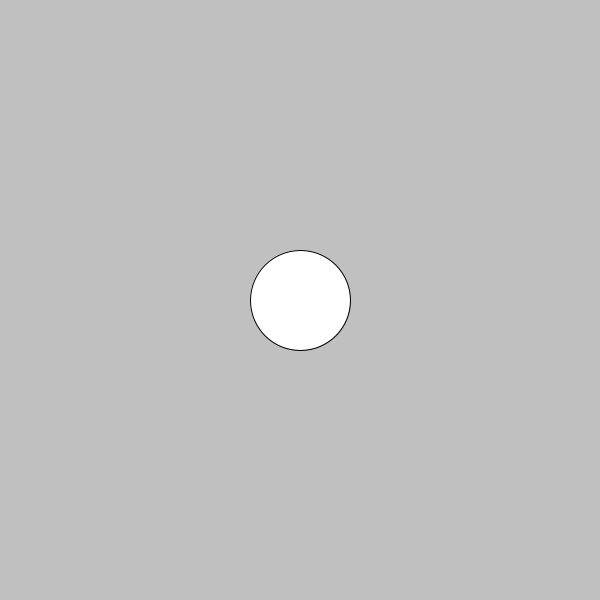
Frame 1 (no input)
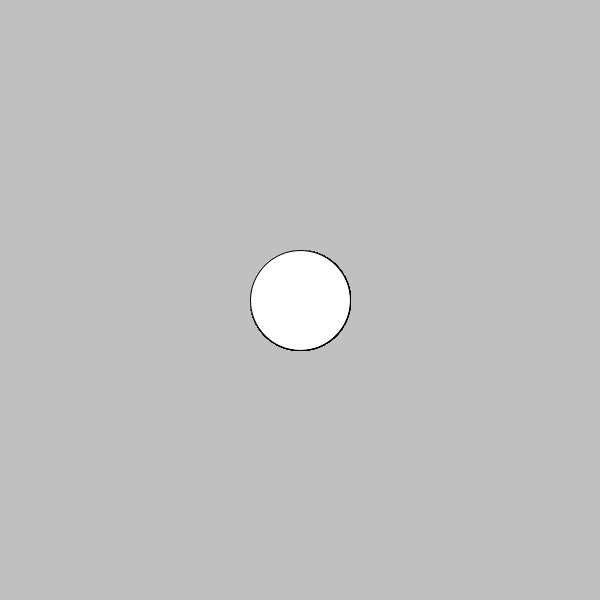
Frame 60 (the mouse pressed at the canvas centre just before this capture)
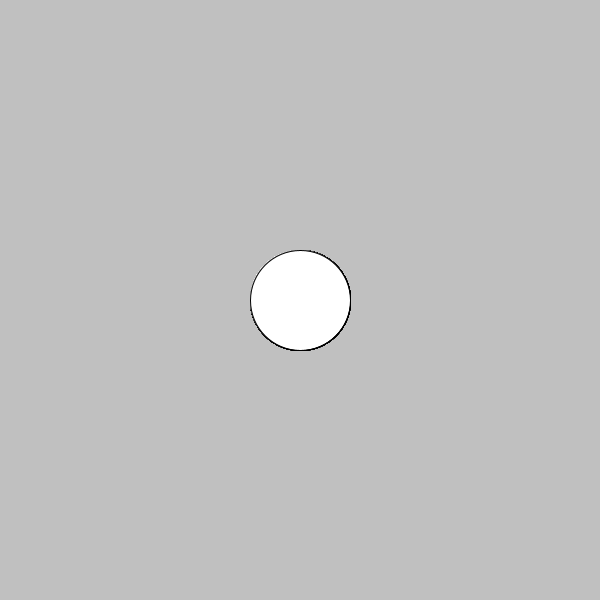
Frame 120 (the mouse held since frame 60 and released just before this capture)

The Processing sketch that drew these frames (run headless with seeded random() and noise(); from frame 60 on, the mouse is pressed at the canvas centre):

// Processing sketch: Click_and_hunt
// ── Click_and_hunt.pde
float x, y, a;

void setup(){
size (600,600);
background(192);

x = random(600.0);
y = random(600.0);
a = random(500.10);


}

void draw() {
  
ellipse(width/2, height/2, 100, 100);





}

void mouseClicked(){

  float d = dist(width/2, height/2, mouseX, mouseY);
 if (d < 50){
   ellipse(x, y, a, a);
 }




  

}
